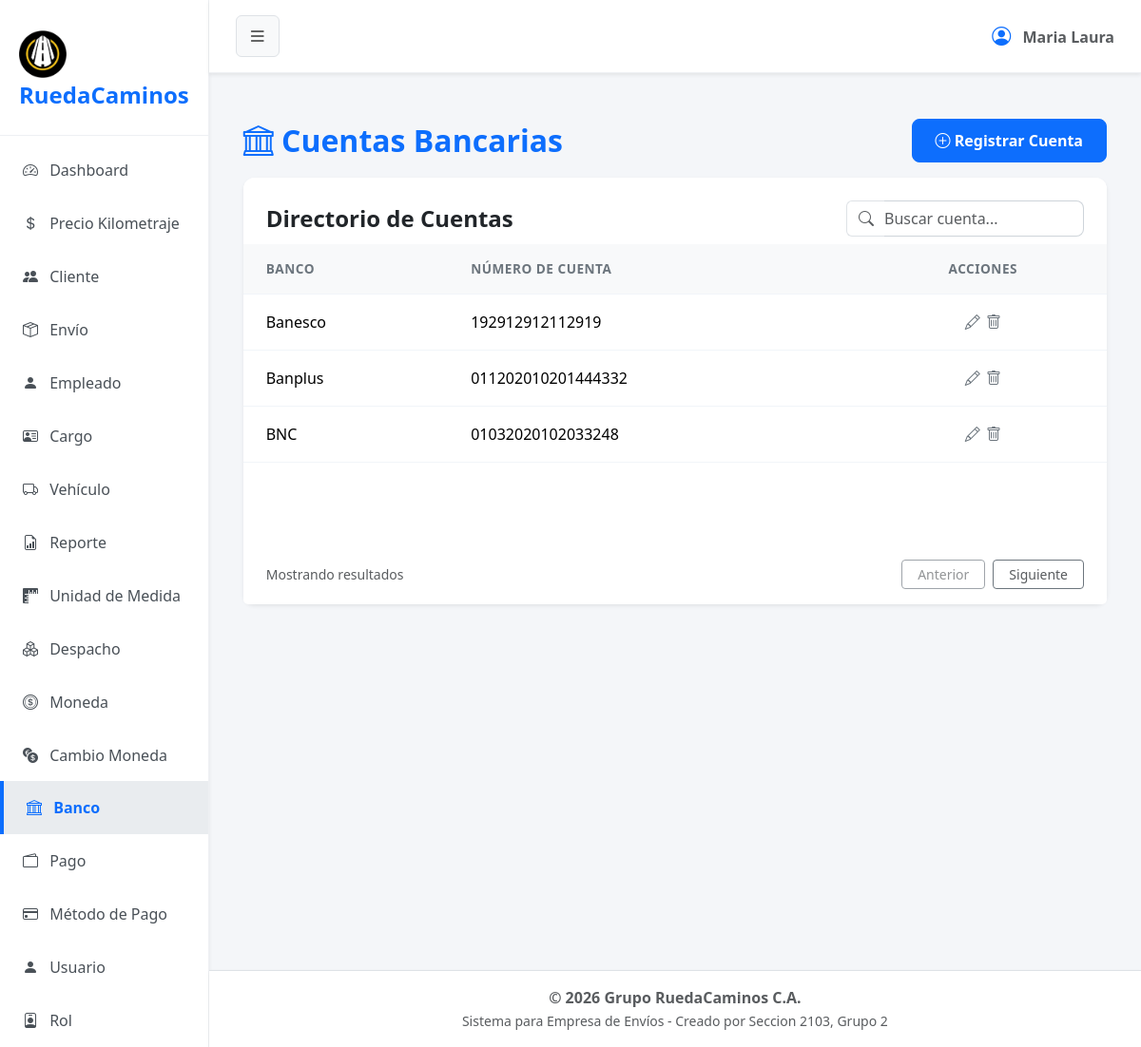
Screenshot of /?url=bancos with the database file from the repository.
### tables this page shows
CREATE TABLE `cuenta_banco` (
  `cod_cuenta` int(1) NOT NULL,
  `telefono` varchar(11) NOT NULL,
  `numero_cuenta` varchar(20) NOT NULL,
  `cod_banco` int(11) NOT NULL,
  `estado` tinyint(1) NOT NULL
);

CREATE TABLE `banco` (
  `cod_banco` int(1) NOT NULL,
  `nombre` varchar(20) NOT NULL,
  `estado` tinyint(1) NOT NULL
);

### app/controller/bancosController.php (called while the page is built, shortened)
<?php
    $bancoModel = new Banco ();
   $registros = $bancoModel->obt_RegistrosBancos();
    include 'app/view/layout/header.php';
    include 'app/view/bancos/bancosView.php';
    include 'app/view/layout/footer.php';
?>

### index.php (called while the page is built, shortened)
<?php
    $frontController = new FrontController();
?>

### app/config/Conexion.php (called while the page is built, shortened)
<?php
abstract class Conexion
{
    public $host = "localhost";
    public $namedb = "grupo_ruedacaminos";
    public $userdb = "root";
    public $passwd = "";
    public function __construct()
    {
        $this->conexion = $this->getConnection();
    }
    public function getConnection(): PDO
    {
        try {
            $dsn = "mysql:host=" . $this->host . ";dbname=" . $this->namedb . ";charset=utf8";
            $conexion = new PDO($dsn, $this->userdb, $this->passwd);
            $conexion->setAttribute(PDO::ATTR_ERRMODE, PDO::ERRMODE_EXCEPTION);
        } catch (PDOException $error) {
            die('No se pudo conectar a la base de datos, error:' . $error->getMessage());
        }
        return $conexion;
    }
}

### app/model/Banco.php (called while the page is built, shortened)
<?php
class Banco extends Conexion
{
    public function obt_RegistrosBancos()
    {
        try {
            $sentencia = "SELECT cuenta_banco.*, banco.nombre AS nombrebanco
              FROM cuenta_banco
              INNER JOIN banco
              ON cuenta_banco.cod_banco = banco.cod_banco
              WHERE cuenta_banco.estado = 1";
            $select = $this->conexion->prepare($sentencia);
            $select->execute();
            return $select->fetchAll(\PDO::FETCH_ASSOC);
        } catch (\PDOException $e) {
            return [];
        }
    }
}

### app/view/bancos/componentes/tabla.php (the view, shortened to what this page needs)
<div class="card-body p-0">
    <div class="table-responsive">
        <table class="table table-hover align-middle mb-0">
            <thead class="table-light table-header-custom">
                <tr>
                    <th class="ps-4">BANCO</th>
                    <th>NÚMERO DE CUENTA</th>
                    <th class="pe-4 text-center">ACCIONES</th>
                </tr>
            </thead>
            <tbody>
                <?php foreach ($registros as $dato): ?>
                    <tr>
                        <td class="ps-4 fw-medium"><?= $dato['nombrebanco'] ?></td>
                        <td>
                            <span class="fw-medium"><?php echo $dato['numero_cuenta']; ?></span>
                        </td>
                        <td class="pe-4 text-center">
                            <button type="button" class="btn btn-link text-secondary p-0 m-0 align-baseline" title="Editar" data-bs-toggle="modal" data-bs-target="#editCliente"
                                >
                            <i class="bi bi-pencil"></i>
                            </button>
                            <form action="?url=cliente" method="POST" style="display: inline;">
                                <fieldset style="display: inline;">
                                    <button type="submit" name="tipoSolicitud" value="eliminar" class="btn btn-link text-secondary p-0 m-0 align-baseline" title="Eliminar" onclick="return confirm('¿Está seguro de eliminar este cliente?');">
                                        <i class="bi bi-trash"></i>
                                    </button>
                                </fieldset>
                            </form>
                        </td>
                    </tr>
                <?php endforeach; ?>
                </tbody>
        </table>
    </div>
</div>

### assets/css/styles.css (style rules this page uses)
body { background-color: #f4f6f9; font-family: 'Segoe UI', Tahoma, Geneva, Verdana, sans-serif; overflow-x: hidden; }
.table > :not(caption) > * > * { padding: 1rem 0.75rem; border-bottom-color: #f1f5f9; }
.table-header-custom th { color: #6c757d; font-weight: 600; font-size: 0.85rem; letter-spacing: 0.5px; }

### rows the page displays
cuenta_banco: cod_banco.nombre "Banesco", numero_cuenta "192912912112919"
cuenta_banco: cod_banco.nombre "Banplus", numero_cuenta "011202010201444332"
cuenta_banco: cod_banco.nombre "BNC", numero_cuenta "01032020102033248"
